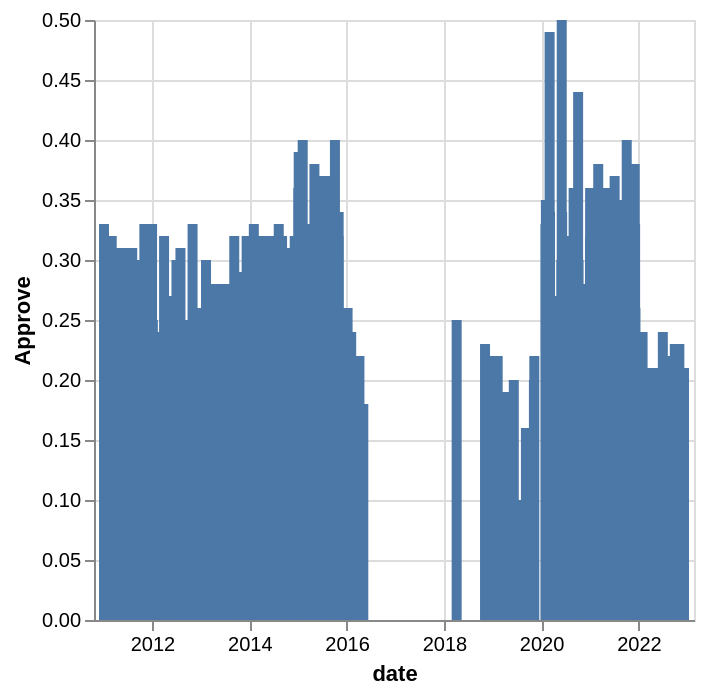

The Vega-Lite source for this figure:
### Vega-Lite specification from a JSON file in a GitHub repository (floating-point values rounded to 4 significant figures; data arrays with more than 128 entries replaced by an {"elided": "..."} marker saying what was removed)
{"$schema": "https://vega.github.io/schema/vega-lite/v5.json", "description": "A simple bar chart with embedded data.", "data": {"values": {"elided": "448 records"}}, "mark": "bar", "encoding": {"x": {"field": "date", "type": "temporal", "axis": {"labelAngle": 0}}, "y": {"field": "Approve", "type": "quantitative"}}, "config": {}}
